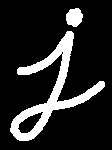
#> input picture Morphological/j.png, 112 x 150 px
$ python imdex.py
#> lines starting #> are read from the running program, lines starting #| are printed output that depends on the picture; after the words box and inside, x2 and y2 are one past the last pixel; in counts of white or black regions, pixels touching at a corner belong together
#> `img = Image.open('j.png').convert('L')`: img: PIL image 112x150 L; 15.3% white; 2 white regions, box (x1, y1, x2, y2) and area: (10, 31, 105, 141) 2331, (66, 8, 83, 27) 245
import numpy as np
import time
from PIL import Image
import math

#operaciones morfologicas

#masks:
def cuadradoMask(n):#numero impar
#> called with n = 3
    origen=n/2 # (2,2)
    cuadrado = []
    for i in range(0,n):
        l=[]
        for j in range(0,n):
            l.append(255)
        cuadrado.append(l)
    print (cuadrado)
    return cuadrado

def diamanteMask(n):#numero impar
#> called with n = 5
    origen=n/2 # (2,2)
    cuadrado = []
    for i in range(0,int(n/2)+1):
        l=[]
        q=int(n/2-i)
        for j in range(0,q):
            print (j)
            l.append(0)
        for o in range(q,n-q):
            l.append(255)
        for k in range(0,q):
            l.append(0)
        cuadrado.append(l)
    for i in range (len(cuadrado)-1,-1,-1):
        cuadrado.append(cuadrado[i])

    print (cuadrado)
    return cuadrado

def cruzMasks(n):
#> called with n = 15
    origen=n/2 # (2,2)
    cuadrado = []
    for i in range(0,n):
        l=[]
        q=int(n/2)
        if i == int(n/2) :
            for i in range (0,n):
                l.append(255)
        else:
            for j in range(0,q):
                l.append(0)
            l.append(255)
            for k in range(0,q):
                l.append(0)
        cuadrado.append(l)

    #print (cuadrado)
    return cuadrado
####################
def binarizar(img):
    Ah = np.size(img, 0)
#> Ah = 150
    Aw = np.size(img, 1)
#> Aw = 112
    NI = np.zeros_like(img, np.uint8)
    A = np.asarray( img )
    print(A)
#> (printed output is left out)
    for i in range(0,Ah):
        for j in range(0,Aw):
            if A[i][j]>200:#255/2:
                NI[i][j]=255
            else:
                NI[i][j]=0
    print (NI)
#> (printed output is left out)
    img1 = Image.fromarray(NI)
    #img.save('my.png')
    #img1.show()
    return img1

# [102 lines left out: functions diferencia, diferenciaMask, interseccion, complemento, dilatacion, not called in this run]

#x,y origen
def erosion(img,M,x,y):
#> called with x = 1, y = 1
    Ah = np.size(img, 0)
#> Ah = 150
    Aw = np.size(img, 1)
#> Aw = 112
    NI = np.zeros_like(img, np.uint8)
    A = np.asarray( img )
    Mh=len(M)
    Mw=len(M[0])

    for i in range (0,Ah):
        for j in range(0,Aw):
            #if i + Mh-1<Ah and j+Mw-1<Aw:
            if i+x<Ah and j+y<Aw:
                contA=0
                contM=0
                for k in range(0,Mh):
                    for l in range(0,Mw):
                        if M[k][l]==255:
                            contM+=1
                            if i+k<Ah and j+l<Aw:
                                if A[i+k][j+l]==255:
                                    contA+=1
                if contA==contM:
                    #if NI[i+k][j+l]!=255:
                    #if NI[i+x][j+y]!=255:
                    NI[i+x][j+y]=255
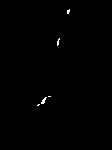
#> NI: shape (150, 112); 0.3% white in thin lines or dots, all inside (x1, y1, x2, y2) = (37, 9, 70, 106)

    img1 = Image.fromarray(NI)
    #img1.save('my.png')
    #img1.show()
    return img1

# (a erosiion b) dilatacion b
# [23 lines left out: functions opening, closing, hit_miss, not called in this run]


if __name__ == '__main__':
    #img = Image.open('cuadrado.jpg').convert('L')
    img = Image.open('j.png').convert('L')
    #img = Image.open('piso.jpg').convert('L')


    #M=cruzMasks(5)
    M = cuadradoMask(3)
    M2 = diamanteMask(5)
    MCru = cruzMasks(15)
    #M=diamanteMask(3)

    #print(M)

    """
    img=[[0,0,0,0,0],
         [0,255,255,0,0],
         [255,255,255,0,255],
         [0,255,255,0,0],
         [0,0,0,0,0]
    ]"""
    #img.show()
    img=binarizar(img)


    erosiom =erosion(img,MCru,1,1)

    erosiom.show()
    # [7 lines of commented-out code are left out]


$ run again, with Morphological/bw.jpg saved as Morphological/j.png
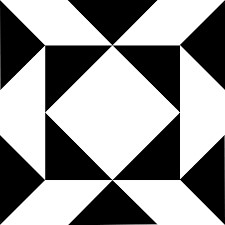
#> input picture Morphological/bw.jpg, 225 x 225 px
#> in binarizar, `Ah = np.size(img, 0)`: Ah = 225
#> (printed output is left out)
#> after the loop in binarizar, `for i in range(0,Ah):`:
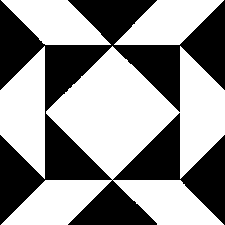
#> NI: shape (225, 225); 57.4% white; 1 black region, box (x1, y1, x2, y2) and area: (0, 0, 225, 225) 21547
#> (printed output is left out)
#> after the loop in erosion, `for i in range (0,Ah):`:
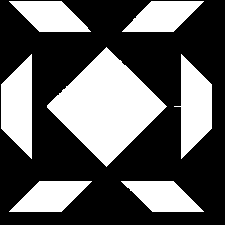
#> NI: shape (225, 225); 36.4% white; 7 white regions, largest, box (x1, y1, x2, y2) and area: (47, 47, 167, 167) 7259, (174, 54, 212, 159) 2332, (1, 54, 32, 159) 2325
